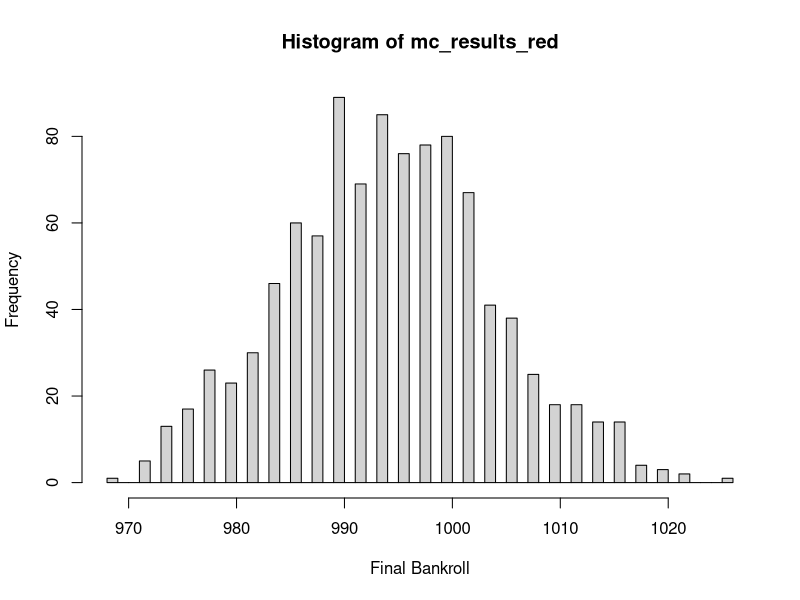

Reproduce this figure in R.
#--------------
# Author: Eli Jordan
# Roulette sim to find EV for various strategies
#--------------

# Function to simulate a single American roulette spin
spin_american_roulette <- function() {
  pockets <- c(0, "00", 1:36)
  sample(pockets, 1)
}
# Function to determine the color of an American roulette pocket
get_american_roulette_color <- function(pocket) {
  if (pocket == 0 || pocket == "00") {
    return("green")
  } else if (pocket %in% c(1, 3, 5, 7, 9, 12, 14, 16, 18, 19, 21, 23, 25, 27, 30, 32, 34, 36)) {
    return("red")
  } else {
    return("black")
  }
}

# Function to simulate a single American roulette spin and return pocket and color
spin_american_roulette_with_color <- function() {
  pockets <- c(0, "00", 1:36)
  result_pocket <- sample(pockets, 1)
  result_color <- get_american_roulette_color(result_pocket)
  
  return(list(pocket = result_pocket, color = result_color))
}

spin_american_roulette_with_color()

# Function to simulate a single American roulette spin with a betting strategy
simulate_strategy <- function(strategy_func, initial_bankroll, num_spins) {
  bankroll <- initial_bankroll
  
  for (i in 1:num_spins) {
    # Place bet according to the strategy
    bet_result <- strategy_func(bankroll)
    bet_amount <- bet_result$bet_amount
    bet_type <- bet_result$bet_type
    
    if (bankroll < bet_amount) {
      message("Bankroll too low to place bet. Strategy simulation ended.")
      break
    }
    
    bankroll <- bankroll - bet_amount
    
    # Spin the wheel
    spin_outcome <- spin_american_roulette_with_color()
    
    # Determine win/loss
    if (bet_type == "red" && spin_outcome$color == "red") {
      bankroll <- bankroll + bet_amount * 2 # Payout for red/black is 1:1
    } else if (bet_type == "black" && spin_outcome$color == "black") {
      bankroll <- bankroll + bet_amount * 2
    } else if (bet_type == "green" && spin_outcome$color == "green") {
      bankroll <- bankroll + bet_amount * 36 # Payout for single number (green) is 35:1 + original bet
    } else if (bet_type == "number" && spin_outcome$pocket == bet_result$bet_value) {
      bankroll <- bankroll + bet_amount * 36
    }
    # Add more conditions for other bet types as needed
    
    # You might want to record bankroll history here
  }
  
  return(bankroll)
}

# Example strategy: Always bet $1 on Red
strategy_always_red <- function(current_bankroll) {
  return(list(bet_amount = 1, bet_type = "red"))
}

strategy_always_red()
# Example strategy: Always bet $1 on a specific number (e.g., 7)
strategy_always_number_7 <- function(current_bankroll) {
  return(list(bet_amount = 1, bet_type = "number", bet_value = 7))
}

# Monte Carlo Simulation
run_monte_carlo_simulation <- function(strategy_func, initial_bankroll, num_spins_per_run, num_runs, simulator_func = simulate_strategy) {
  final_bankrolls <- numeric(num_runs)
  
  for (i in 1:num_runs) {
    final_bankrolls[i] <- simulator_func(strategy_func, initial_bankroll, num_spins_per_run)
  }
  
  return(final_bankrolls)
}

# Parameters for the Monte Carlo simulation
initial_bankroll <- 1000
num_spins_per_run <- 100
num_runs <- 1000

# Run Monte Carlo for strategy_always_red
mc_results_red <- run_monte_carlo_simulation(strategy_always_red, initial_bankroll, num_spins_per_run, num_runs)
print(paste("Average final bankroll for 'always red' strategy:", mean(mc_results_red)))
print(paste("Probability of profit for 'always red' strategy:", sum(mc_results_red > initial_bankroll) / num_runs))

hist(mc_results_red, breaks = 50, xlab = "Final Bankroll", ylab = "Frequency",)

# Run Monte Carlo for strategy_always_number_7
mc_results_number_7 <- run_monte_carlo_simulation(strategy_always_number_7, initial_bankroll, num_spins_per_run, num_runs)
print(paste("Average final bankroll for 'always number 7' strategy:", mean(mc_results_number_7)))
print(paste("Probability of profit for 'always number 7' strategy:", sum(mc_results_number_7 > initial_bankroll) / num_runs))

# Strategy: Bet $1 on Red and $1 on each Red number (18 red numbers)
strategy_red_and_red_numbers <- function(current_bankroll) {
  # Total bet will be $1 for Red + $1 for each of the 18 red numbers = $19
  return(list(bet_amount = 19, bet_type = "red_and_red_numbers"))
}

# Modify simulate_strategy to handle the new bet type
simulate_strategy_mixed <- function(strategy_func, initial_bankroll, num_spins) {
  bankroll <- initial_bankroll
  
  for (i in 1:num_spins) {
    bet_result <- strategy_func(bankroll)
    # Ensure bet_result is a list with bet_amount and bet_type
    bet_amount <- bet_result$bet_amount
    bet_type <- bet_result$bet_type
    
    if (bankroll < bet_amount) {
      message("Bankroll too low to place bet. Strategy simulation ended.")
      break
    }
    
    bankroll_after_bet <- bankroll - bet_amount
    
    spin_outcome <- spin_american_roulette_with_color()
    
    winnings <- 0
    
    if (bet_type == "red") {
      if (spin_outcome$color == "red") {
        winnings <- 2 # Payout for red/black is 1:1 (bet_amount * 2)
      }
    } else if (bet_type == "black") {
      if (spin_outcome$color == "black") {
        winnings <- 2
      }
    } else if (bet_type == "green") {
      if (spin_outcome$color == "green") {
        winnings <- 36 # Payout for single number (green) is 35:1 + original bet
      }
    } else if (bet_type == "number") {
      if (spin_outcome$pocket == bet_result$bet_value) {
        winnings <- 36
      }
    } else if (bet_type == "red_and_red_numbers") {
      # This strategy bets $1 on Red and $1 on each of the 18 red numbers. Total bet is $19.
      # If a red number hits, the $1 "Red" bet pays 1:1 (returns $2)
      # and the $1 bet on the specific number pays 35:1 (returns $36).
      # Total return is $38.
      if (spin_outcome$color == "red") {
        winnings <- 38
      }
    }
    bankroll <- bankroll_after_bet + winnings
  }
  
  return(bankroll)
}

# Run Monte Carlo for strategy_red_and_red_numbers using the mixed simulator
mc_results_red_and_red_numbers <- run_monte_carlo_simulation(strategy_red_and_red_numbers, initial_bankroll, num_spins_per_run, num_runs)
print(paste("Average final bankroll for 'red and red numbers' strategy:", mean(mc_results_red_and_red_numbers)))
print(paste("Probability of profit for 'red and red numbers' strategy:", sum(mc_results_red_and_red_numbers > initial_bankroll) / num_runs))

